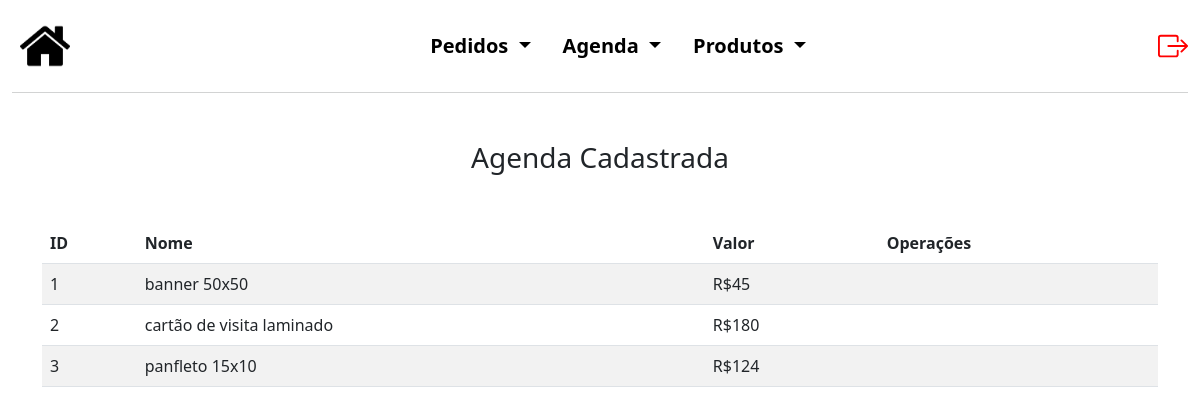
/produto/editProd.php (signed in), run on an earlier commit of the app's database.
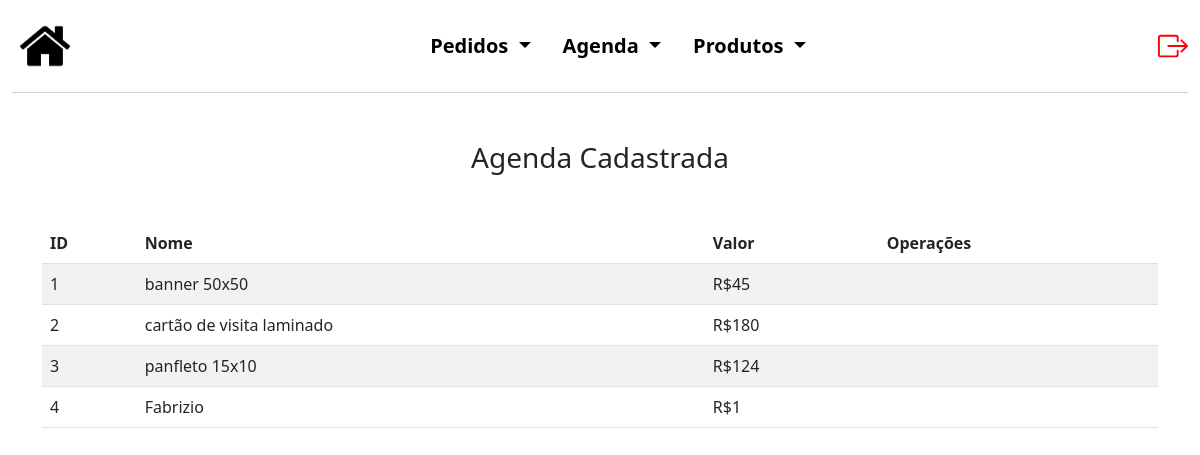
And on a later commit of the database.
### tables this page shows
CREATE TABLE `produtos` (
  `codPro` int(5) NOT NULL,
  `nome` varchar(50) NOT NULL,
  `valor` decimal(10,0) NOT NULL
);

### produto/editProd.php (the view, shortened to what this page needs)
<?php
$conexao = novaConexao();
$registros = [];
$erro = false;
try {
    $sql = "SELECT * FROM produtos";
    $stmt = $conexao->prepare($sql);
    $stmt->execute();
    $registros = $stmt->fetchAll(PDO::FETCH_ASSOC);
} catch (PDOException $e) {
    $erro = true;
    echo "Erro: " . $e->getMessage();
}
?>
<!DOCTYPE html>
<html lang="pt-BR">
<head>
    <link href="https://cdn.jsdelivr.net/npm/bootstrap@5.3.0/dist/css/bootstrap.min.css" rel="stylesheet">
    <link rel="stylesheet" href="../style.css">
</head>
<body>
    <div class="container-fluid cabecalho">
        <nav class="navbar navbar-light navbar-expand-md" style="background-color: #FFFF;">
            <a class="navbar-brand m-2" href="../admInicial.php">
                <img src="../img/back.png">
            </a>
            <div class="collapse navbar-collapse justify-content-center" id="navegacao">
                <ul class="nav nav-pills justify-content-center listas">
                    <li class="nav-item dropdown">
                        <a class="nav-link dropdown-toggle cor_fonte" href="#" id="navbarDropdownMenuLink"
                            data-bs-toggle="dropdown" aria-haspopup="true" aria-expanded="false">
                            Pedidos
                        </a>
                    </li>
                    <li class="nav-item dropdown">
                        <a class="nav-link dropdown-toggle cor_fonte" href="#" id="navbarDropdownMenuLink"
                            data-bs-toggle="dropdown" aria-haspopup="true" aria-expanded="false">
                            Agenda
                        </a>
                    </li>
                    <li class="nav-item dropdown">
                        <a class="nav-link dropdown-toggle cor_fonte" href="#" id="navbarDropdownMenuLink"
                            data-bs-toggle="dropdown" aria-haspopup="true" aria-expanded="false">
                            Produtos
                        </a>
                    </li>
                </ul>
            </div>
            <a href="../logout.php" class="nav-link justify-content-end" style="color: red;">
            </a>
        </nav>
    </div>
    <div class="container mt-5">
        <h3 class="text-center mb-5">Agenda Cadastrada</h3>
        <?php if ($erro): ?>
            <div class="alert alert-danger" role="alert">
                Não foi possível carregar os dados.
            </div>
        <?php else: ?>
            <table class="table table-striped">
                <thead>
                    <tr>
                        <th>ID</th>
                        <th>Nome</th>
                        <th>Valor</th>
                        <th>Operações</th>
                    </tr>
                </thead>
                <tbody>
                    <?php foreach ($registros as $registro): ?>
                        <tr>
                            <td><?php echo htmlspecialchars($registro['codPro']); ?></td>
                            <td><?php echo htmlspecialchars($registro['nome']); ?></td>
                            <td>R$<?php echo htmlspecialchars($registro['valor']); ?></td>
                            <td></td>
                        </tr>
                    <?php endforeach; ?>
                </tbody>
            </table>
        <?php endif; ?>
    </div>
</body>
</html>

### style.css (style rules this page uses)
.cabecalho { margin-bottom: 2%; }
.cor_fonte { color: black; font-weight: bold; text-decoration: none; font-size: 20px; }
.cabecalho img { height: 50px; }
#navbarDropdownMenuLink { background-color: #ffffff; }
nav { border-bottom: 1px solid rgb(210, 211, 211); }
.nav-item.dropdown .nav-link { color: black }

What changed in the data, as far as the page shows it:
added produtos: codPro "4", nome "Fabrizio", valor "1"
